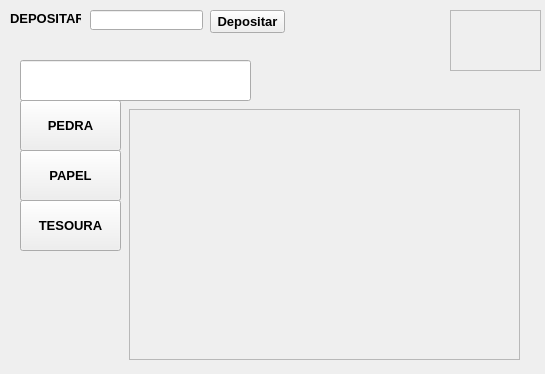
<?xml version="1.0" encoding="UTF-8"?>
<ui version="4.0">
 <class>Jokenpo</class>
 <widget class="QMainWindow" name="Jokenpo">
  <property name="geometry">
   <rect>
    <x>0</x>
    <y>0</y>
    <width>545</width>
    <height>374</height>
   </rect>
  </property>
  <property name="font">
   <font>
    <pointsize>10</pointsize>
    <weight>75</weight>
    <bold>true</bold>
   </font>
  </property>
  <property name="windowTitle">
   <string>MainWindow</string>
  </property>
  <widget class="QWidget" name="centralwidget">
   <widget class="QFrame" name="frame">
    <property name="geometry">
     <rect>
      <x>450</x>
      <y>10</y>
      <width>91</width>
      <height>61</height>
     </rect>
    </property>
    <property name="frameShape">
     <enum>QFrame::StyledPanel</enum>
    </property>
    <property name="frameShadow">
     <enum>QFrame::Raised</enum>
    </property>
    <widget class="QLabel" name="labelFichas">
     <property name="geometry">
      <rect>
       <x>0</x>
       <y>0</y>
       <width>91</width>
       <height>61</height>
      </rect>
     </property>
     <property name="font">
      <font>
       <pointsize>10</pointsize>
      </font>
     </property>
     <property name="text">
      <string/>
     </property>
    </widget>
   </widget>
   <widget class="QPushButton" name="btnPedra">
    <property name="geometry">
     <rect>
      <x>20</x>
      <y>100</y>
      <width>101</width>
      <height>51</height>
     </rect>
    </property>
    <property name="text">
     <string>PEDRA</string>
    </property>
   </widget>
   <widget class="QPushButton" name="btnPapel">
    <property name="geometry">
     <rect>
      <x>20</x>
      <y>150</y>
      <width>101</width>
      <height>51</height>
     </rect>
    </property>
    <property name="text">
     <string>PAPEL</string>
    </property>
   </widget>
   <widget class="QPushButton" name="btnTesoura">
    <property name="geometry">
     <rect>
      <x>20</x>
      <y>200</y>
      <width>101</width>
      <height>51</height>
     </rect>
    </property>
    <property name="text">
     <string>TESOURA</string>
    </property>
   </widget>
   <widget class="QLineEdit" name="inputValor">
    <property name="geometry">
     <rect>
      <x>20</x>
      <y>60</y>
      <width>231</width>
      <height>41</height>
     </rect>
    </property>
   </widget>
   <widget class="QLineEdit" name="inputDepositar">
    <property name="geometry">
     <rect>
      <x>90</x>
      <y>10</y>
      <width>113</width>
      <height>20</height>
     </rect>
    </property>
   </widget>
   <widget class="QLabel" name="labelDepositar">
    <property name="geometry">
     <rect>
      <x>10</x>
      <y>10</y>
      <width>71</width>
      <height>16</height>
     </rect>
    </property>
    <property name="text">
     <string>DEPOSITAR:</string>
    </property>
   </widget>
   <widget class="QPushButton" name="btnDepositar">
    <property name="geometry">
     <rect>
      <x>210</x>
      <y>10</y>
      <width>75</width>
      <height>23</height>
     </rect>
    </property>
    <property name="text">
     <string>Depositar</string>
    </property>
   </widget>
   <widget class="QFrame" name="frame_2">
    <property name="geometry">
     <rect>
      <x>129</x>
      <y>109</y>
      <width>391</width>
      <height>251</height>
     </rect>
    </property>
    <property name="frameShape">
     <enum>QFrame::StyledPanel</enum>
    </property>
    <property name="frameShadow">
     <enum>QFrame::Raised</enum>
    </property>
    <widget class="QLabel" name="labelJogo">
     <property name="geometry">
      <rect>
       <x>10</x>
       <y>10</y>
       <width>371</width>
       <height>231</height>
      </rect>
     </property>
     <property name="font">
      <font>
       <pointsize>20</pointsize>
      </font>
     </property>
     <property name="styleSheet">
      <string notr="true">color:red</string>
     </property>
     <property name="text">
      <string/>
     </property>
     <property name="alignment">
      <set>Qt::AlignCenter</set>
     </property>
    </widget>
   </widget>
  </widget>
 </widget>
 <resources/>
 <connections/>
</ui>
